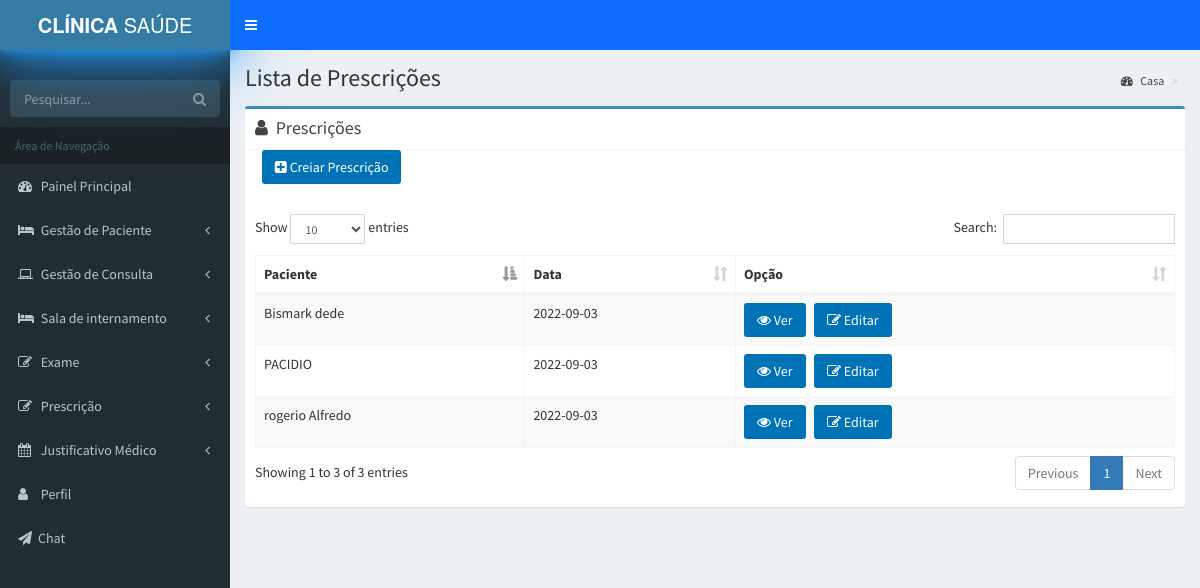
Page /Prescription_medico/prescription.php on the committed database.
### tables this page shows
CREATE TABLE `addnewpres` (
  `id` int(11) NOT NULL,
  `id_patient` int(5) NOT NULL,
  `date` varchar(20) NOT NULL,
  `patient` varchar(30) NOT NULL,
  `history` text NOT NULL,
  `medication` text NOT NULL,
  `note` text NOT NULL,
  `peso` int(3) NOT NULL
);

### Prescription_medico/prescription.php (the view, shortened to what this page needs)
<?php include"../Include/headerMedico.php";?>
<?php include"../Include/sidebarMedico.php";?>
<!doctype html>
        <html lang="en">
        <head>
        </head>
<?php
include("../inc/connect.php") ;
$query=mysqli_query($connection,"SELECT * FROM addnewpres")or die (mysqli_error($connection));
$row1=mysql_fetch_all($query);
function mysql_fetch_all($query) {
$all = array();
while ($all[] = mysqli_fetch_assoc($query)) {$temp=$all;}
return $temp;
}
?>
<body>
<div class="content-wrapper">
<section class="content-header">
<h1>
Lista de Prescrições
</h1>
<ol class="breadcrumb">
<li><a href="../Index"><i class="fa fa-dashboard"></i> Casa</a></li>
<li class="active"></li>
</ol>
</section>
<section class="content">
<div class="row">
<div class="col-xs-12">
<div class="box box-primary">
<div class="box-header with-border">
<i class="fa fa-user"></i> <h3 class="box-title"> Prescrições</h3>
</div>&nbsp;&nbsp;&nbsp;&nbsp;&nbsp;
<a href="./addnew.php"><button type="submit" name="submit" class="btn bg-blue"><i class="fa fa-plus-square"></i> Creiar Prescrição</button></a><br>
<div class="box-body">
<table id="example1" class="table table-bordered table-striped">
<thead>
<tr>
<th>Paciente</th>
<th>Data</th>
<th>Opção</th>
</tr>
</thead>
<tbody>
<?php
foreach ($row1 as $row)
{
?> <tr>
  <td><?php echo $row['patient'];?></td>
<td><?php echo $row['date'];?></td>
  <td>
  <a href="viewprescription.php?id=<?php echo $row['id'];?>"><span class="btn bg-blue"><i class="fa fa-eye"></i> Ver</span></a>&nbsp;&nbsp;
  <a href="editprescription.php?id=<?php echo $row['id'];?>"><span class="btn bg-blue"><i class="fa fa-edit"></i> Editar</span></a>&nbsp;&nbsp;
</tr>
<?php } ?>
</tbody>
</table>
</div>
</div>
</div>
</div>
</section>
</div>
</body>
<?php include('../Include/footer.php');?>
</html>

### rows in the picture
addnewpres: patient "PACIDIO", date "2022-09-03"
addnewpres: patient "rogerio Alfredo", date "2022-09-03"
addnewpres: patient "Bismark dede", date "2022-09-03"
